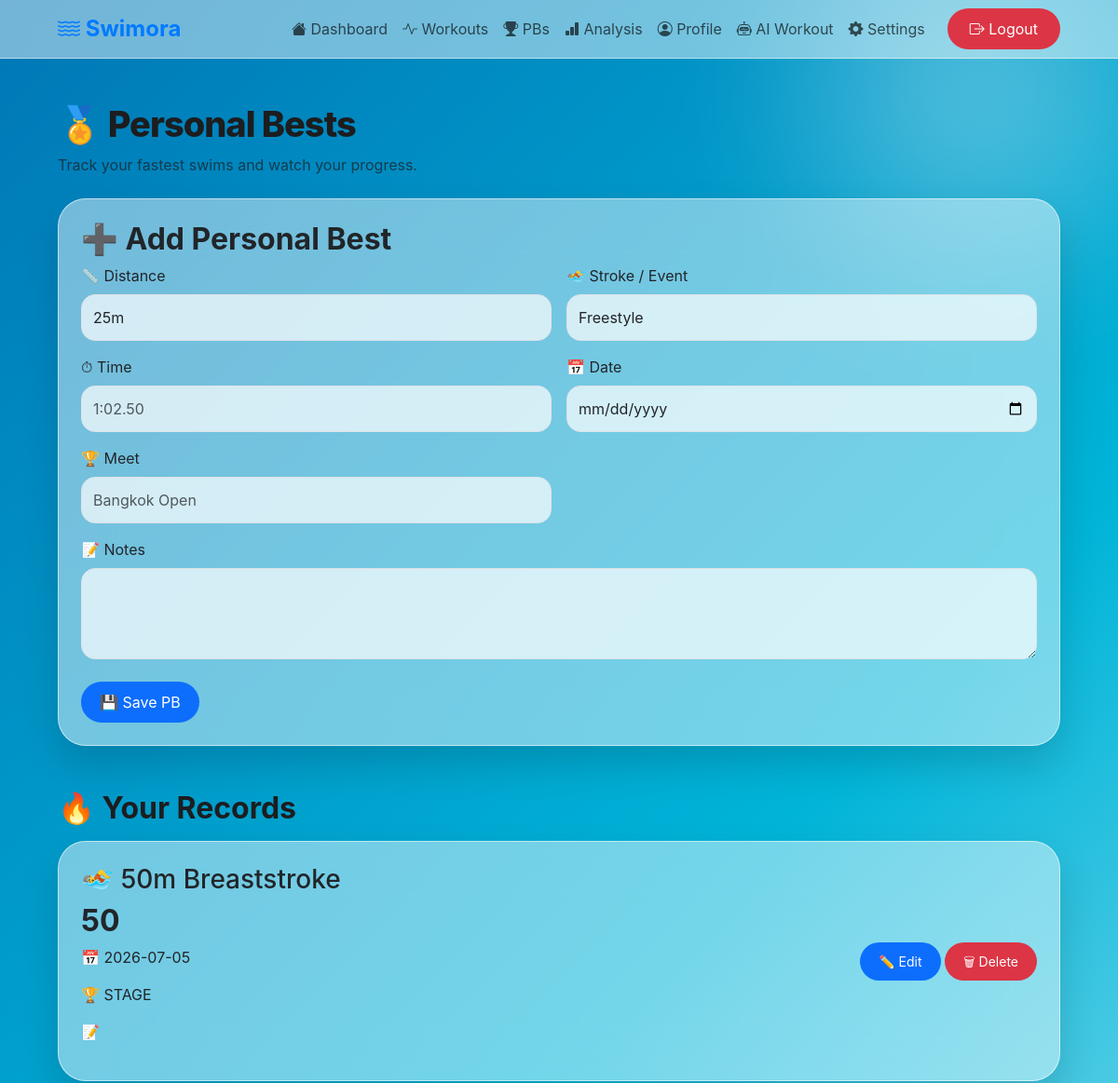
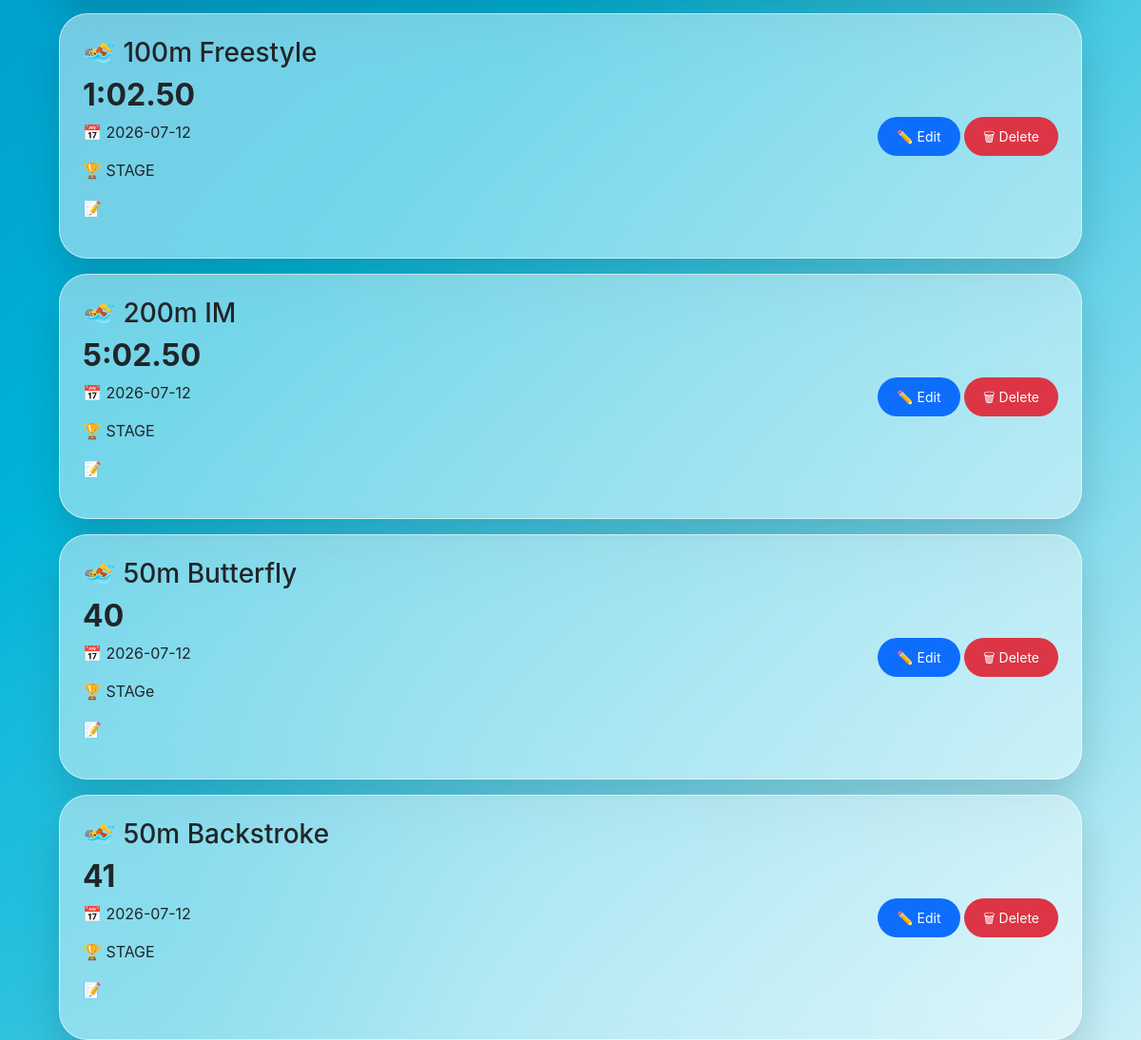
The app's page /pbs (signed in) with its own data (2 pictures, top to bottom).
### models.py (models this page shows)
class PersonalBest(db.Model):
    id = db.Column(db.Integer, primary_key=True)
    distance = db.Column(db.String(20))
    stroke = db.Column(db.String(50))
    time = db.Column(db.String(20))
    date = db.Column(db.String(20))
    meet = db.Column(db.String(100))
    notes = db.Column(db.Text)
    user_id = db.Column(
        db.Integer,
        db.ForeignKey("user.id")
    )

### app.py (the view)
@app.route("/pbs")
@login_required
def pbs():
    user_pbs = PersonalBest.query.filter_by(
        user_id=current_user.id
    ).all()
    return render_template(
        "pbs.html",
        pbs=user_pbs
    )

### app.py (called while the page is built)
@login_manager.user_loader
def load_user(user_id):
    return User.query.get(int(user_id))

### templates/pbs.html (shortened to what this page needs)
{% extends "base.html" %}
{% block content %}
<h1>
🏅 Personal Bests
</h1>
<p style="opacity:0.7;">
Track your fastest swims and watch your progress.
</p>
<div class="card p-4 mt-4">
<h2>
➕ Add Personal Best
</h2>
<form method="POST" action="/add_pb">
<div class="row g-3">
<div class="col-md-6">
<label class="form-label">
📏 Distance
</label>
<select name="distance" class="form-select">
<option value="25m">25m</option>
</select>
</div>
<div class="col-md-6">
<label class="form-label">
🏊 Stroke / Event
</label>
<select name="stroke" class="form-select">
<option value="Freestyle">
Freestyle
</option>
</select>
</div>
<div class="col-md-6">
<label class="form-label">
⏱ Time
</label>
<input
type="text"
name="time"
class="form-control"
placeholder="1:02.50"
required>
</div>
<div class="col-md-6">
<label class="form-label">
📅 Date
</label>
<input
type="date"
name="date"
class="form-control"
required>
</div>
<div class="col-md-6">
<label class="form-label">
🏆 Meet
</label>
<input
type="text"
name="meet"
class="form-control"
placeholder="Bangkok Open">
</div>
<div class="col-12">
<label class="form-label">
📝 Notes
</label>
<textarea
name="notes"
class="form-control"
rows="3"></textarea>
</div>
</div>
<button class="btn btn-primary mt-4">
💾 Save PB
</button>
</form>
</div>
<div class="mt-5">
<h2>
🔥 Your Records
</h2>
{% for pb in pbs %}
<div class="card p-4 mt-3">
<div class="d-flex justify-content-between align-items-center">
<div>
<h3>
🏊 {{ pb.distance }} {{ pb.stroke }}
</h3>
<h2>
{{ pb.time }}
</h2>
<p>
📅 {{ pb.date }}
</p>
<p>
🏆 {{ pb.meet }}
</p>
<p>
📝 {{ pb.notes }}
</p>
</div>
<div>
<a
href="/edit_pb/{{ pb.id }}"
class="btn btn-sm btn-primary">
✏️ Edit
</a>
<a
href="/delete_pb/{{ pb.id }}"
class="btn btn-sm btn-danger">
🗑 Delete
</a>
</div>
</div>
</div>
{% else %}
<div class="card p-4 mt-3">
<p>
No personal bests yet. Your first record is waiting! 🚀
</p>
</div>
{% endfor %}
</div>
{% endblock %}

### templates/base.html (shortened to what this page needs)
<!DOCTYPE html>
<html lang="en">
<head>
    <link
        href="https://cdn.jsdelivr.net/npm/bootstrap@5.3.0/dist/css/bootstrap.min.css"
        rel="stylesheet">
    <link
        rel="stylesheet"
        href="https://cdn.jsdelivr.net/npm/bootstrap-icons@1.11.3/font/bootstrap-icons.min.css">
    <link
        rel="stylesheet"
        href="{{ url_for('static', filename='css/style.css') }}">
</head>
<body>
<nav class="navbar navbar-expand-lg">
    <div class="container">
        <a class="navbar-brand fw-bold" href="/dashboard">
            <i class="bi bi-water"></i> Swimora
        </a>
        <div
            class="collapse navbar-collapse"
            id="navbarNav">
            <ul class="navbar-nav ms-auto align-items-center">
                <li class="nav-item">
                    <a class="nav-link" href="/dashboard">
                        <i class="bi bi-house-fill"></i>
                        Dashboard
                    </a>
                </li>
                <li class="nav-item">
                    <a class="nav-link" href="/workouts">
                        <i class="bi bi-activity"></i>
                        Workouts
                    </a>
                </li>
                <li class="nav-item">
                    <a class="nav-link" href="/pbs">
                        <i class="bi bi-trophy-fill"></i>
                        PBs
                    </a>
                </li>
                <li class="nav-item">
                    <a class="nav-link" href="/analysis">
                        <i class="bi bi-bar-chart-fill"></i>
                        Analysis
                    </a>
                </li>
                <li class="nav-item">
                    <a class="nav-link" href="/profile">
                        <i class="bi bi-person-circle"></i>
                        Profile
                    </a>
                </li>
                <li class="nav-item">
                    <a class="nav-link" href="/generate_workout">
                        <i class="bi bi-robot"></i>
                        AI Workout
                    </a>
                </li>
                <li class="nav-item">
                    <a class="nav-link" href="/settings">
                        <i class="bi bi-gear-fill"></i>
                        Settings
                    </a>
                </li>
                <li class="nav-item ms-3">
                    <a
                        href="/logout"
                        class="btn btn-danger rounded-pill px-4">
                        <i class="bi bi-box-arrow-right"></i>
                        Logout
                    </a>
                </li>
            </ul>
        </div>
    </div>
</nav>
<main class="container mt-5">
    {% block content %}
    {% endblock %}
</main>
</body>
</html>

### static/css/style.css (style rules this page uses)
body { min-height: 100vh; background: linear-gradient( 135deg, #0077b6, #00b4d8, #caf0f8 ); font-family: -apple-system, BlinkMacSystemFont, "Segoe UI", Arial, sans-serif; color: #1d1d1f; position: relative; overflow-x: hidden; }
body::before { content: ""; position: fixed; width: 600px; height: 600px; background: radial-gradient( circle, rgba(255,255,255,0.35), transparent 65% ); top: -200px; right: -150px; filter: blur(50px); z-index: -1; }
body::after { content: ""; position: fixed; width: 700px; height: 700px; background: radial-gradient( circle, rgba(0,180,216,0.45), transparent 70% ); bottom: -250px; left: -200px; filter: blur(60px); z-index: -1; }
.container { max-width: 1100px; }
.card { background: rgba(255,255,255,0.45); backdrop-filter: blur(25px); -webkit-backdrop-filter: blur(25px); border-radius: 30px; border: 1px solid rgba(255,255,255,0.55); box-shadow: 0 20px 40px rgba(0,0,0,0.15); transition: 0.3s; }
.navbar { background: rgba(255,255,255,0.45) !important; backdrop-filter: blur(20px); -webkit-backdrop-filter: blur(20px); border-bottom: 1px solid rgba(255,255,255,0.5); }
.navbar-brand { font-size: 24px; font-weight: 800; color: #007aff !important; }
.btn { border-radius: 999px; padding: 10px 20px; border: none; transition: 0.25s; }
.form-control, .form-select { border-radius: 15px; padding: 12px; background: rgba(255,255,255,0.7); }
h1 { font-size: 38px; font-weight: 800; letter-spacing: -1px; }
h2 { font-weight: 700; }

### records on screen
PersonalBest: distance "50m", stroke "Breaststroke", time "50", date "2026-07-05", meet "STAGE"
PersonalBest: distance "100m", stroke "Freestyle", time "1:02.50", date "2026-07-12", meet "STAGE"
PersonalBest: distance "200m", stroke "IM", time "5:02.50", date "2026-07-12", meet "STAGE"
PersonalBest: distance "50m", stroke "Butterfly", time "40", date "2026-07-12", meet "STAGe"
PersonalBest: distance "50m", stroke "Backstroke", time "41", date "2026-07-12", meet "STAGE"
